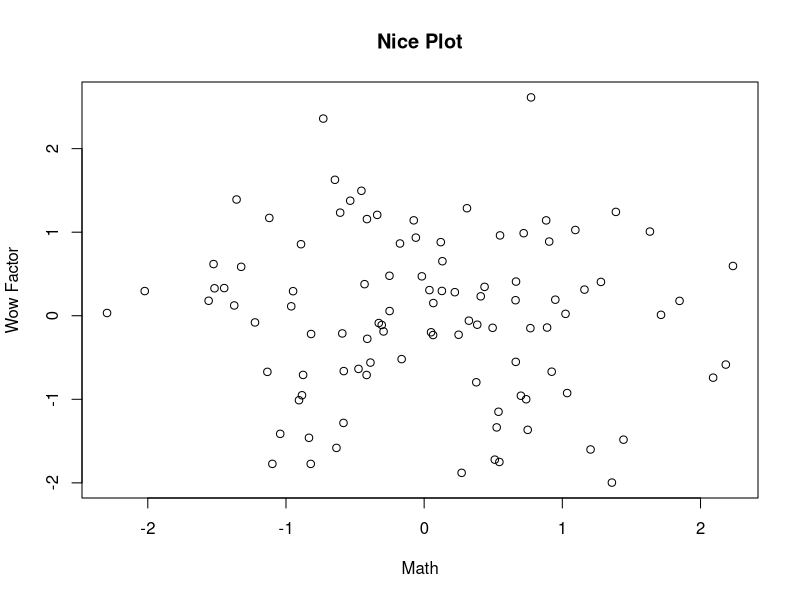

Generate this figure with R:
## ---- chunk 1
options(htmltools.dir.version = FALSE)
## ---- chunk 2
plot(rnorm(100), rnorm(100), main = "Nice Plot", 
     xlab = "Math", ylab = "Wow Factor")
